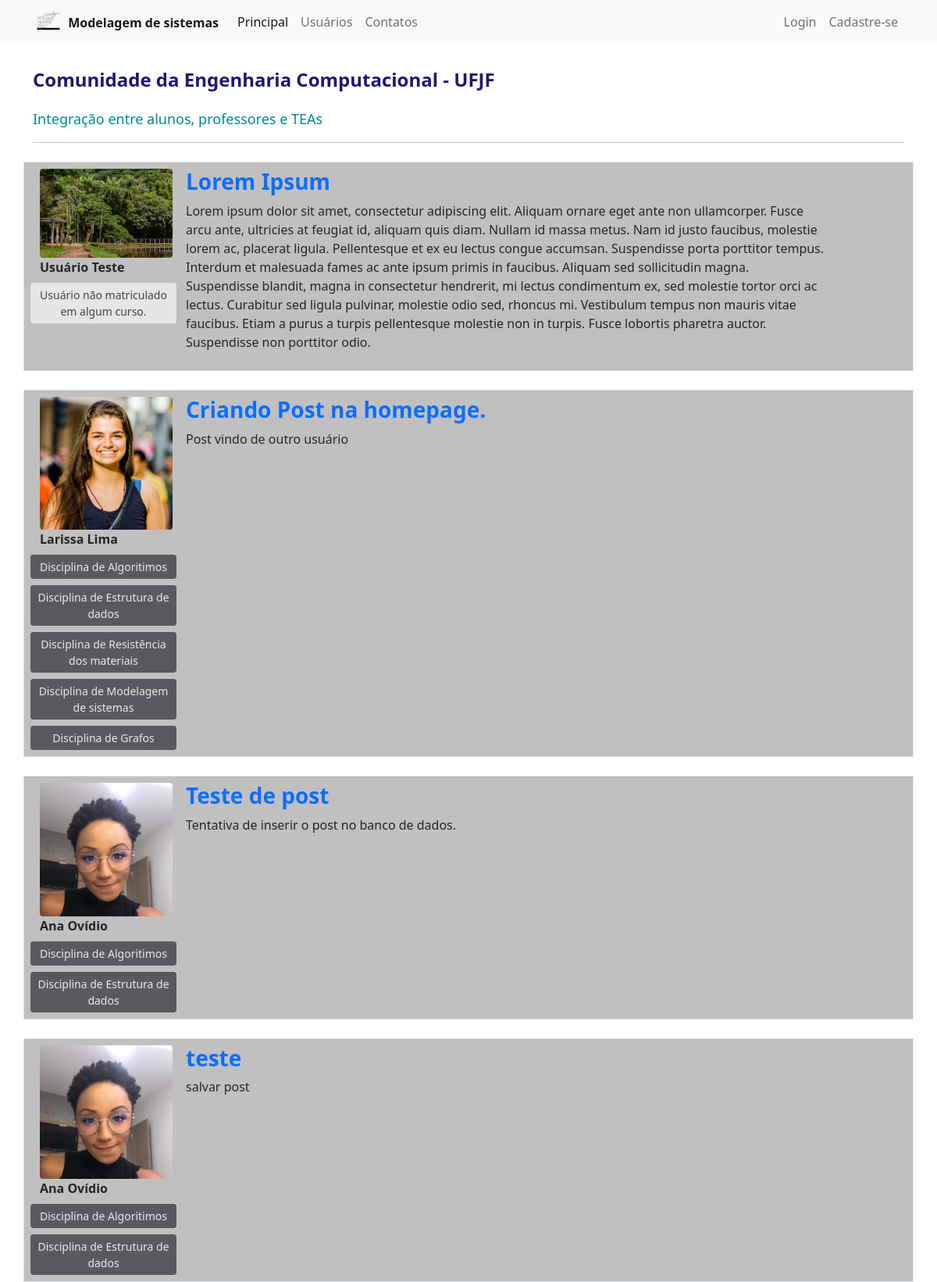
Before: / with the older database file.
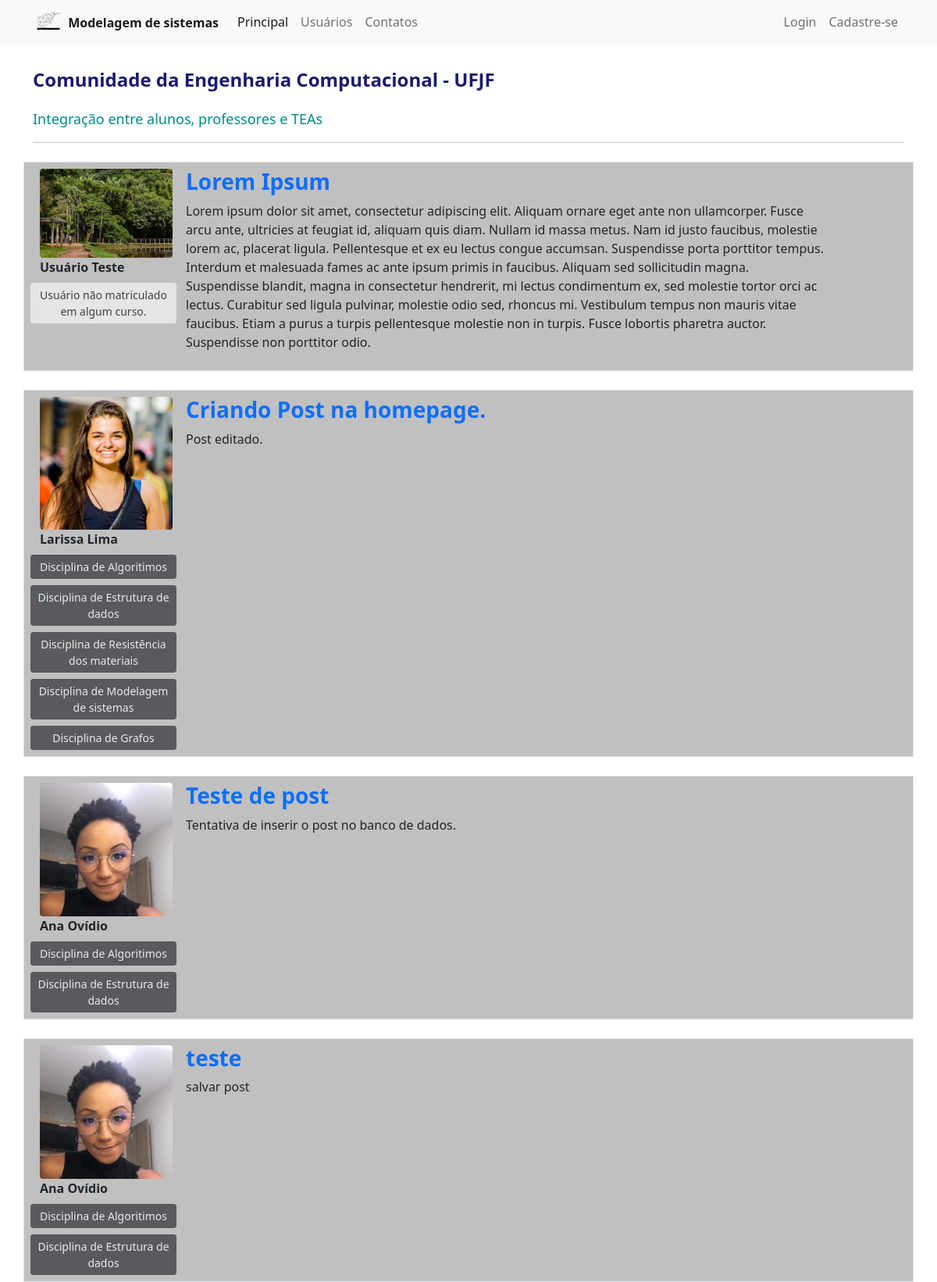
After: the same page with the newer database file.
### general_system/models.py (models this page shows)
class Post(data_base.Model):
    id = data_base.Column(data_base.Integer, primary_key=True)
    title = data_base.Column(data_base.String, nullable=False)
    bory_text = data_base.Column(data_base.Text, nullable=False)
    date_create = data_base.Column(data_base.DateTime, nullable=False, default=datetime.utcnow)
    id_user = data_base.Column(data_base.Integer, data_base.ForeignKey('usuario.id'), nullable=False)

class Usuario(data_base.Model, UserMixin):
    id = data_base.Column(data_base.Integer, primary_key=True)
    username = data_base.Column(data_base.String, nullable=False)
    email = data_base.Column(data_base.String, nullable=False, unique=True)
    password = data_base.Column(data_base.String, nullable=False)
    perf_photo = data_base.Column(data_base.String, default='default.jpg')
    posts = data_base.relationship('Post', backref='autor', lazy=True)
    courses = data_base.Column(data_base.String, nullable=False, default='')

### general_system/routes.py (the view)
@app.route("/")
def home():
    posts = Post.query.order_by(Post.id.desc())
    return render_template('home.html', posts=posts)

### general_system/templates/home.html
{% extends 'base.html' %}
{% block bory %}
    <div class="container mt-3">
        <h1 style="color: midnightblue"><strong><font size="5">Comunidade da Engenharia Computacional - UFJF</font></strong></h1>
        <h2 style="color: darkcyan"><font size="4">Integração entre alunos, professores e TEAs</font></h2>
        <hr>
        {% for post in posts %}
            <div class="row border mt-4 p-2 publications">
                <div class="col col-2">
                    <div class="image pe-3 "> <img src="{{url_for('static', filename='image_id_user/{}'.format(post.autor.perf_photo))}}" class="rounded" width="170"> </div>
                    <strong>{{ post.autor.username }}</strong>
                    <div class="row justify-content-center">
                        {% if 'Não Informado' in post.autor.courses or post.autor.courses == '' %}
                            <button type="button" class="btn btn-sm btn-light mt-2" disabled>Usuário não matriculado em algum curso.</button>
                        {% else %}
                            {% for course in post.autor.courses.split(';') %}
                                 <button type="button" class="btn btn-sm btn-dark mt-2" disabled>{{ course }}</button>
                            {% endfor %}
                        {% endif %}
                    </div>
                </div>
                <div class="col col-9">
                    <a style="text-decoration: none" href="{{ url_for('expose_post', post_id=post.id) }}"><h3><strong> {{ post.title }}</strong></h3></a>
                    <p>{{ post.bory_text }}</p>
                </div>
            </div>
        {% endfor %}
    </div>
{% endblock %}

### general_system/templates/base.html (shortened to what this page needs)
<!DOCTYPE html>
<html lang="pt-br">
<head>
    <link href="https://cdn.jsdelivr.net/npm/bootstrap@5.1.3/dist/css/bootstrap.min.css" rel="stylesheet">
    <link rel="stylesheet" type="text/css" href="{{ url_for('static', filename='main.css') }}">
</head>
<body>
    {% include 'navbar.html' %}
    {% block bory %}
    {% endblock %}
</body>
</html>

### general_system/templates/navbar.html (shortened to what this page needs)
<nav class="navbar navbar-expand-lg navbar-light bg-light" xmlns="http://www.w3.org/1999/html">
  <div class="container-fluid container">
    <a class="navbar-brand" href="#">
      <img src="{{ url_for('static', filename='image_navbar/network.svg') }}" alt="" width="40" height="24" class="d-inline-block align-text-top">
      <strong><font size="3">Modelagem de sistemas </font></strong>
    </a>
    <div class="collapse navbar-collapse" id="navbarSupportedContent">
      <ul class="navbar-nav me-auto mb-2 mb-lg-0">
        <li class="nav-item">
          <a class="nav-link active" aria-current="page" href="{{url_for('home')}}">Principal</a>
        </li>
        <li class="nav-item">
          <a class="nav-link" href="{{url_for('users')}}">Usuários</a>
        </li>
        <li class="nav-item">
          <a class="nav-link" href="{{url_for('contacts')}}">Contatos</a>
        </li>
      </ul>
      <ul class="d-flex navbar-nav">
        {% if current_user.is_authenticated %}
            <li class="nav-item">
              <a class="nav-link" href="{{ url_for('create_post') }}">Criar Posts</a>
            </li>
            <li class="nav-item">
              <a class="nav-link" href="{{ url_for('my_profile') }}">Meu Perfil</a>
            </li>
            <li class="nav-item">
              <a class="nav-link" href="{{ url_for('logout') }}">Sair</a>
            </li>
        {%else%}
          <li class="nav-item">
            <a class="nav-link" href="{{url_for('register_login')}}">Login</a>
          </li>
          <li class="nav-item">
            <a class="nav-link" href="{{url_for('register_login')}}">Cadastre-se</a>
          </li>
        {%endif%}
      </ul>
    </div>
  </div>
</nav>

### general_system/static/main.css (style rules this page uses)
.publications { background: #c0c0c0 !important; }

Changed rows visible on the page:
changed Post "Criando Post na homepage.": bory_text "Post vindo de outro usuário" → "Post editado."
